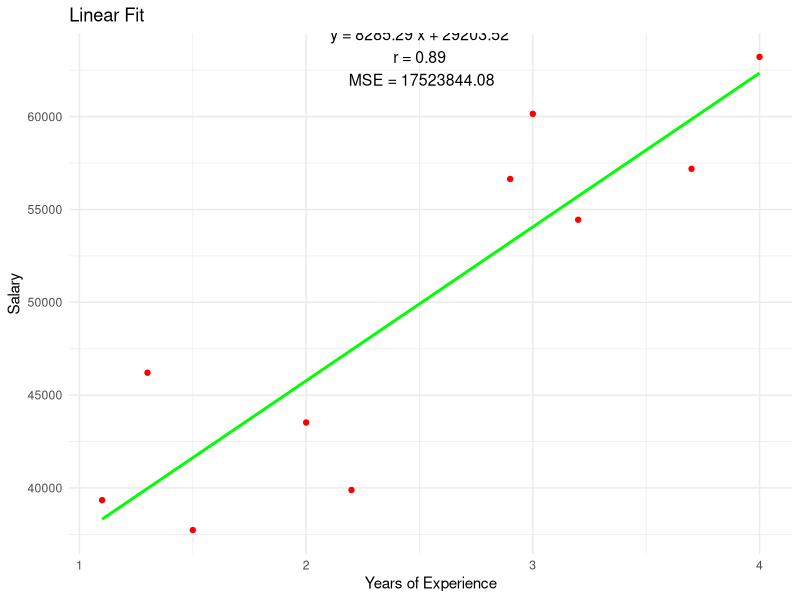
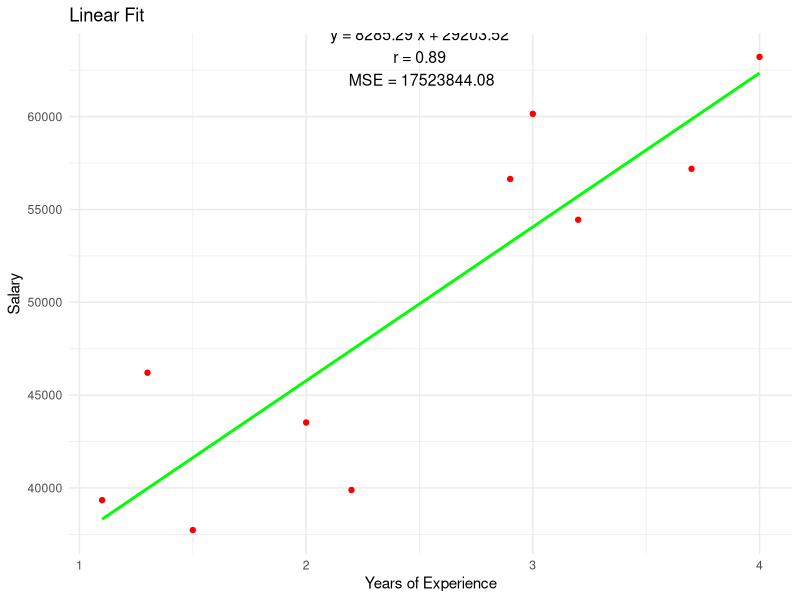

Write R code to recreate these figures, in order.
library(ggplot2)
dataset <- read.csv("regression_data.csv")   ## Tell R to read the data file

model <- lm(Salary ~ YearsExperience, data = dataset)

slope <- coef(model)[2]
intercept <- coef(model)[1]
r <- cor(dataset$YearsExperience, dataset$Salary)
pred <- predict(model)
mse <- mean((dataset$Salary - pred)^2)

print(paste("slope =", slope))
print(paste("intercept =", intercept))
print(paste("r =", r))
print(paste("MSE =", mse))

# Plot
ggplot(dataset, aes(x = YearsExperience, y = Salary)) +
  geom_point(color = "red") +
  geom_smooth(aes(x = YearsExperience, y = Salary), method = "lm", formula = y ~ x, se = FALSE, color = "green") +
  annotate("text", x = 2.51, y = max(dataset$Salary) - 0.5,
           label = paste("y =", round(slope, 2), "x +", round(intercept, 2),
                         "\nr =", round(r, 2), "\nMSE =", round(mse, 2)),
           size = 4) +
  labs(title = "Linear Fit",
       x = "Years of Experience", y = "Salary") +
  theme_minimal()

ggsave("regression_plot_r2.png")

summary(model)  ## Parameters that evaluates the fit
